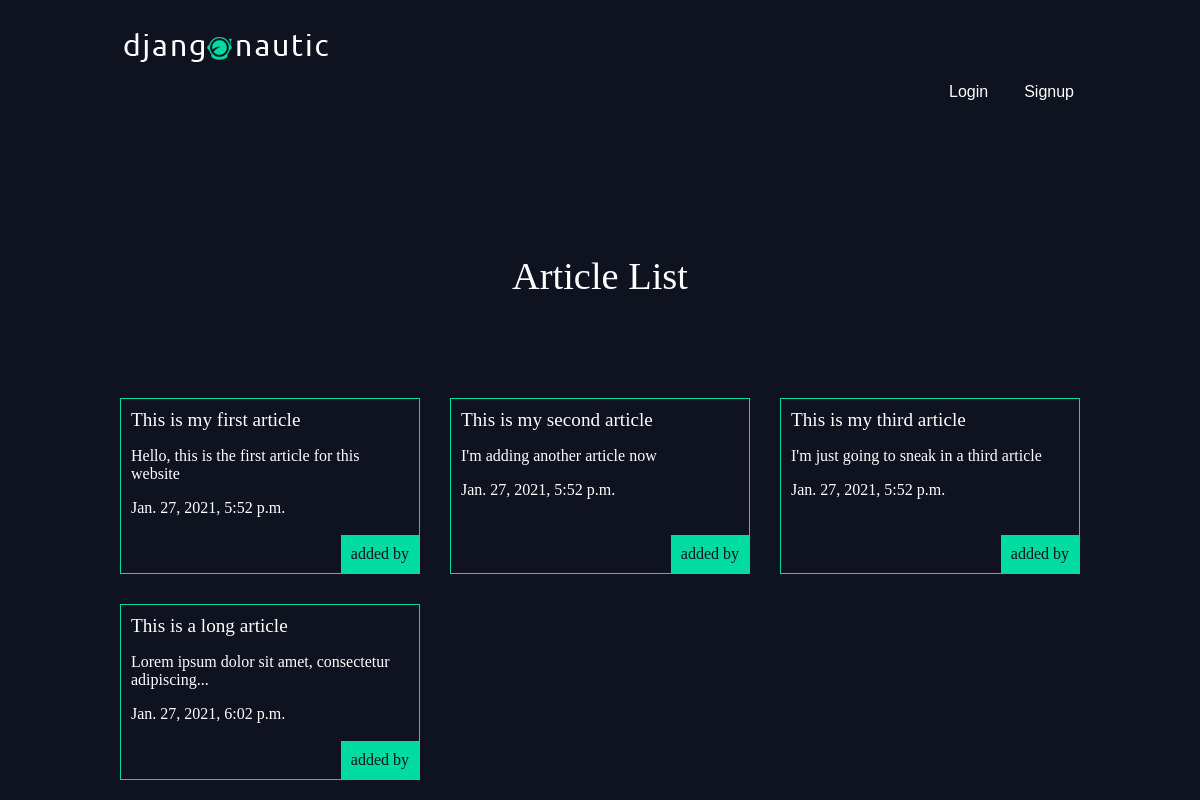
/articles/, run on an earlier commit of the app's database.
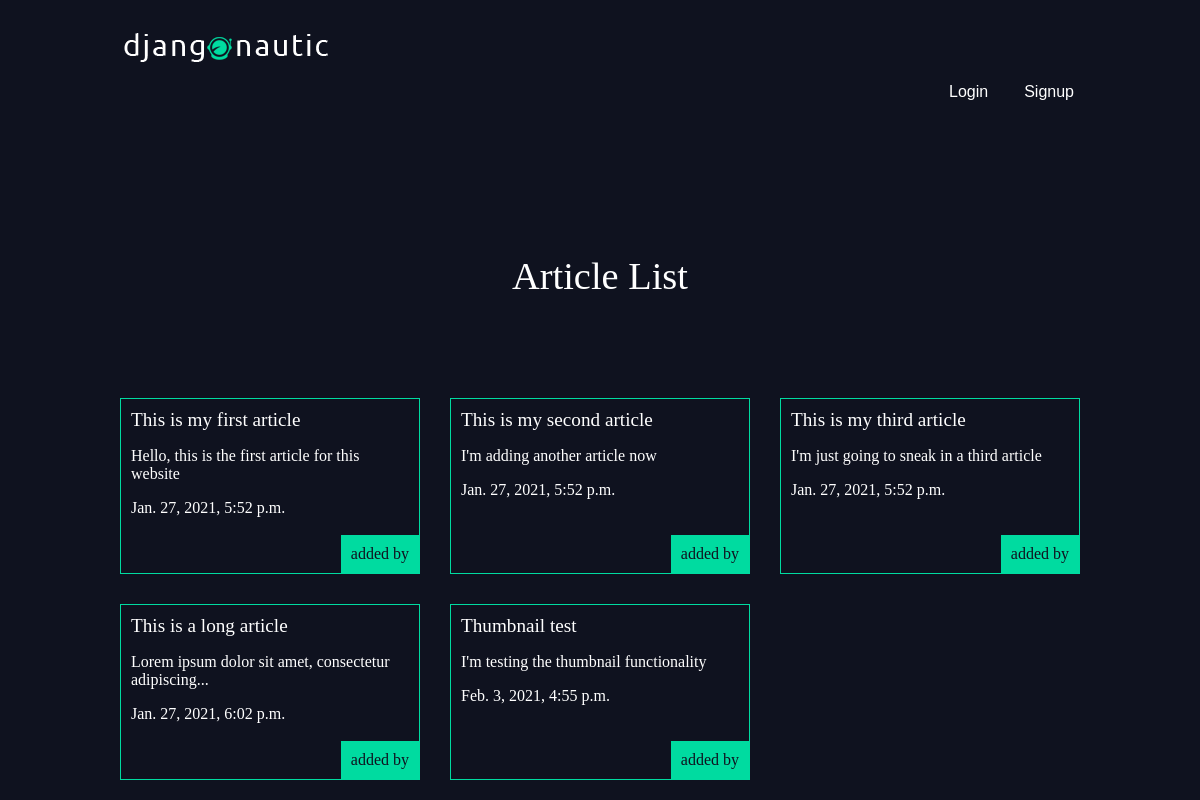
And on a later commit of the database.
### articles/models.py (models this page shows, shortened)
class Article(models.Model):
    title = models.CharField(max_length = 100)
    slug = models.SlugField()
    body = models.TextField()
    date = models.DateTimeField(auto_now_add = True)
    thumb = models.ImageField(default="default.png", blank=True)
    author = models.ForeignKey(User, default=None, on_delete=models.CASCADE)
    def snippet(self):
        if len(self.body) < 51:
            return self.body
        else:
            return self.body[:50] + "..."

### articles/views.py (the view)
# urls.py: path('', views.article_list, name="list"),
def article_list(request):
    articles = Article.objects.all().order_by("date")
    return render(request, "articles/article_list.html", {"articles": articles})

### articles/templates/articles/article_list.html
{% extends 'base_layout.html' %}
{% block content %}
<h1>Article List</h1>
<div class="articles">
    {% for article in articles %}
        <div class="article">
            <h2><a href="{% url 'articles:detail' article.slug %}">{{ article.title }}</a></h2>
            <p>{{ article.snippet }}</p>
            <p>{{ article.date }}</p>
            <p class="author">added by {{ article.author }}</p>
        </div>
    {% endfor %}
</div>
{% endblock %}

What changed in the data, as far as the page shows it:
added Article: title "Thumbnail test", snippet "I'm testing the thumbnail functionality", date "Feb. 3, 2021, 4:55 p.m."
